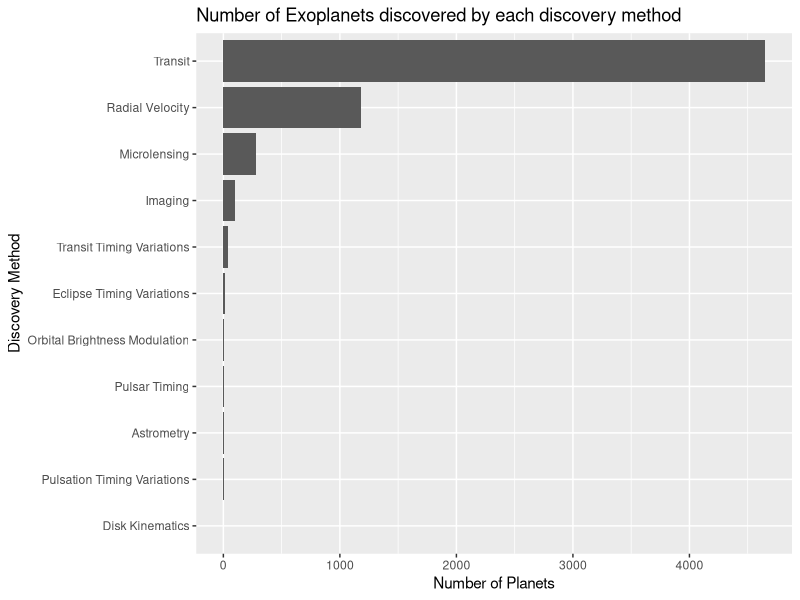
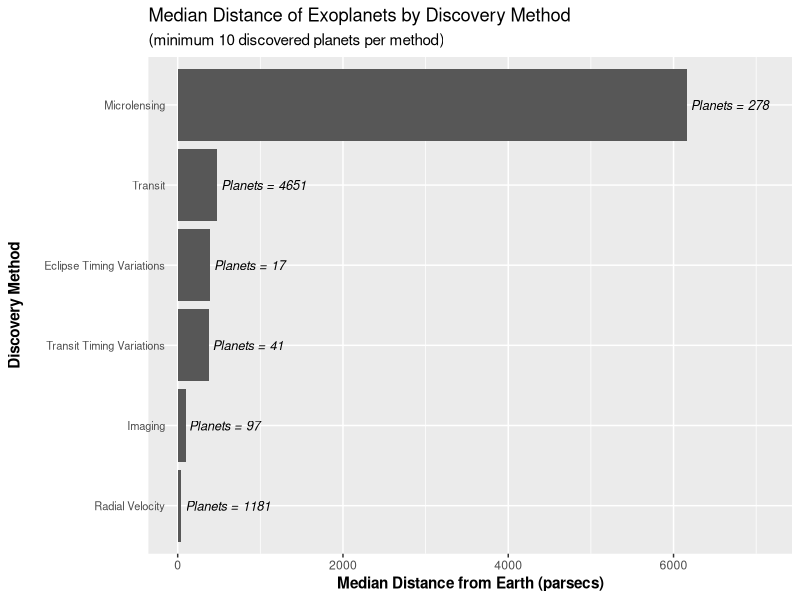

Write R code to recreate these figures, in order.
## ---- chunk 1

library(tidyverse)
## ---- chunk 2

PSCD <- read.csv("Planetar_Systems_CompositeData.csv",
                comment.char = "#")
## ---- chunk 3

count <- PSCD |>
  count(discoverymethod)

ggplot(count,
       aes(x = reorder(discoverymethod, n),
              y = n)) +
         geom_col() +
         labs(title = "Number of Exoplanets discovered by each discovery method",
              x = "Discovery Method",
              y = "Number of Planets") +
  coord_flip()
         
       


## ---- chunk 4

#Use pl_rade 

size <- function(radius) {
  if(is.na(radius)){
    return("Unknown radius")
  } else if (radius < 1.25) {
    return("Simiar size to Earth")
  } else if(radius < 6){
    return ("Similar size to Neptune")
  } else{
    return("Similar size to Jupiter or larger")
  }
}

PSCD$planet_type <- sapply(PSCD$pl_rade, size)
table(PSCD$planet_type)

## ---- chunk 5
method_profile <- function(method) {
  PSCD |>
    filter(discoverymethod == method) |>
    summarize(
      discoverymethod = method,
      number_of_planets = n(),
      median_distance = median(sy_dist, na.rm = TRUE)
    )
}

method_table <- unique(PSCD$discoverymethod) |>
  map_dfr(method_profile) |>
  filter(number_of_planets >= 10) |>
  arrange(median_distance) |>
  mutate(discoverymethod = factor(discoverymethod, levels = discoverymethod))

ggplot(method_table,
       aes(x = median_distance,
           y = discoverymethod)) +
  geom_col(fill = "gray34") +
  geom_text(aes(label = paste("Planets =", number_of_planets)),
            hjust = -0.05,
            size = 3.25,
            fontface = "italic") +
  expand_limits(x = max(method_table$median_distance) * 1.15) +
  labs(
    title = "Median Distance of Exoplanets by Discovery Method",
    subtitle = "(minimum 10 discovered planets per method)",
    x = "Median Distance from Earth (parsecs)",
    y = "Discovery Method"
  ) +
  theme(axis.ticks.y = element_blank()) +
  theme(axis.title.y = element_text(face = 'bold', margin = margin(r = 15)),
        axis.title.x = element_text(face = 'bold'),
        axis.text.y = element_text(size = 8, margin = margin(r = -15))
)
